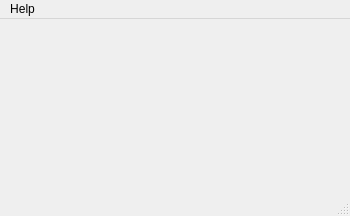
<?xml version="1.0" encoding="UTF-8"?>
<ui version="4.0">
 <class>MainWindow</class>
 <widget class="QMainWindow" name="MainWindow">
  <property name="geometry">
   <rect>
    <x>0</x>
    <y>0</y>
    <width>350</width>
    <height>216</height>
   </rect>
  </property>
  <property name="windowTitle">
   <string>MainWindow</string>
  </property>
  <widget class="QWidget" name="centralwidget">
   <layout class="QHBoxLayout" name="horizontalLayout"/>
  </widget>
  <widget class="QMenuBar" name="menubar">
   <property name="enabled">
    <bool>true</bool>
   </property>
   <property name="geometry">
    <rect>
     <x>0</x>
     <y>0</y>
     <width>350</width>
     <height>21</height>
    </rect>
   </property>
   <property name="cursor">
    <cursorShape>UpArrowCursor</cursorShape>
   </property>
   <widget class="QMenu" name="menuHelp">
    <property name="title">
     <string>Help</string>
    </property>
    <addaction name="actionAbout"/>
    <addaction name="actionList_of_users"/>
    <addaction name="actionChange_pass"/>
   </widget>
   <addaction name="menuHelp"/>
  </widget>
  <widget class="QStatusBar" name="statusbar"/>
  <action name="actionAbout">
   <property name="text">
    <string>About</string>
   </property>
  </action>
  <action name="actionList_of_users">
   <property name="text">
    <string>List of users</string>
   </property>
  </action>
  <action name="actionChange_pass">
   <property name="text">
    <string>Change pass</string>
   </property>
  </action>
 </widget>
 <resources/>
 <connections/>
</ui>
